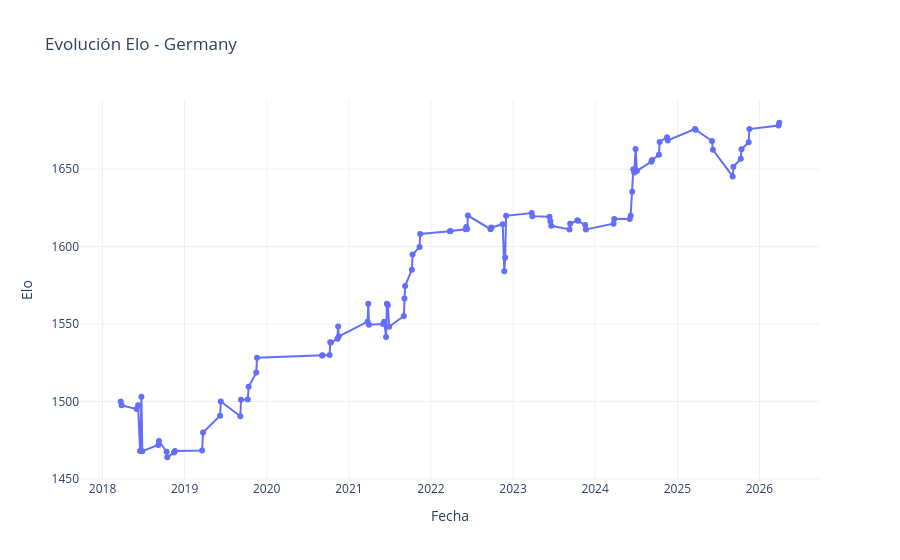

The code cell stored with this chart in its notebook:
### Code cell
# Evolución de un equipo
team = "Germany"

# Partidos como local
home_games = elo_history[elo_history["home_team"] == team][["date", "home_elo_after"]].copy()
home_games.columns = ["date", "elo"]

# Partidos como visitante
away_games = elo_history[elo_history["away_team"] == team][["date", "away_elo_after"]].copy()
away_games.columns = ["date", "elo"]

# Unir historial
team_history = pd.concat([home_games, away_games]).sort_values("date")
team_history["date"] = pd.to_datetime(team_history["date"])

# Gráfico interactivo
fig = px.line(team_history, x="date", y="elo", title=f"Evolución Elo - {team}", markers=True)
fig.update_layout(xaxis_title="Fecha", yaxis_title="Elo", hovermode="x unified", template="plotly_white")
fig.show()
